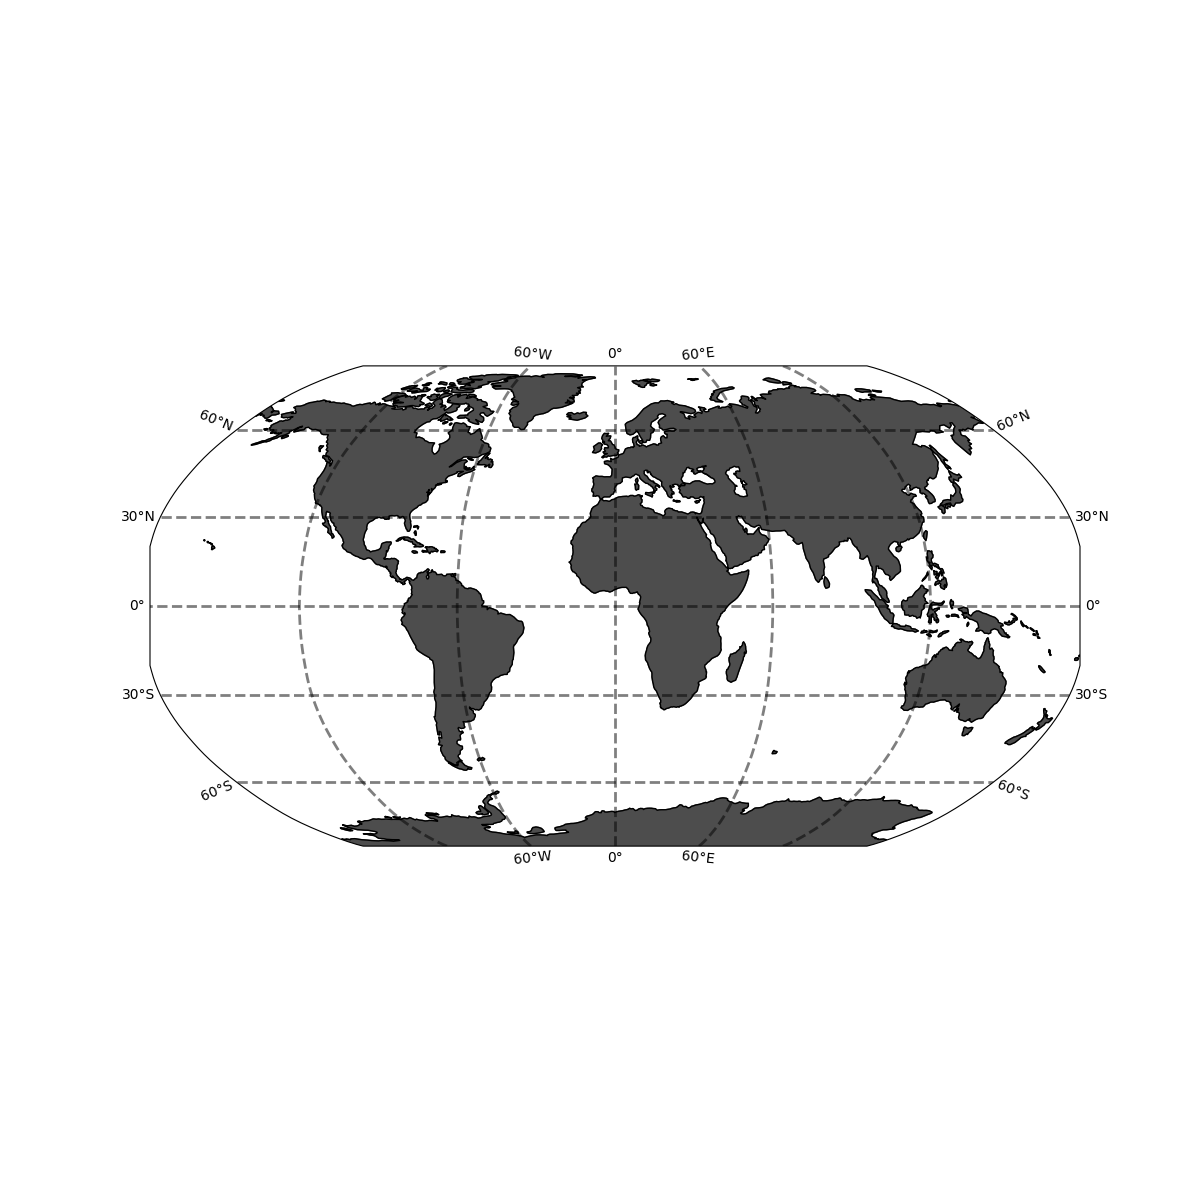

This chart was generated by the following Python code:
import cartopy
import cartopy.crs as ccrs
import cartopy.feature as cfeature
import matplotlib.pyplot as plt
import matplotlib.ticker as mticker

from cartopy.mpl.gridliner import LONGITUDE_FORMATTER, LATITUDE_FORMATTER

def plotMap():    
    proj = ccrs.Robinson(
)

    fig, ax = plt.subplots(subplot_kw=dict(projection=proj), figsize=(12,12))

    ax.set_extent([-180 ,180, -90, 90], crs=ccrs.PlateCarree())

    ax.add_feature(cfeature.LAND, facecolor='0.3')
    ax.add_feature(cfeature.COASTLINE, zorder=10)  

    gl = ax.gridlines(crs=ccrs.PlateCarree(), linewidth=2, color='black', alpha=0.5, linestyle='--', draw_labels=True)
    gl.top_labels =True 
    gl.left_labels =True 
    gl.right_labels=True
    gl.xlines =True 
    gl.xlocator = mticker.FixedLocator([-180, -120, -60, 0, 60, 120, 180])
    gl.ylocator = mticker.FixedLocator([-90, -60, -30, 0, 30, 60, 90])
    gl.xformatter = LONGITUDE_FORMATTER
    gl.yformatter = LATITUDE_FORMATTER
    plt.savefig("plot.png")
plotMap()
